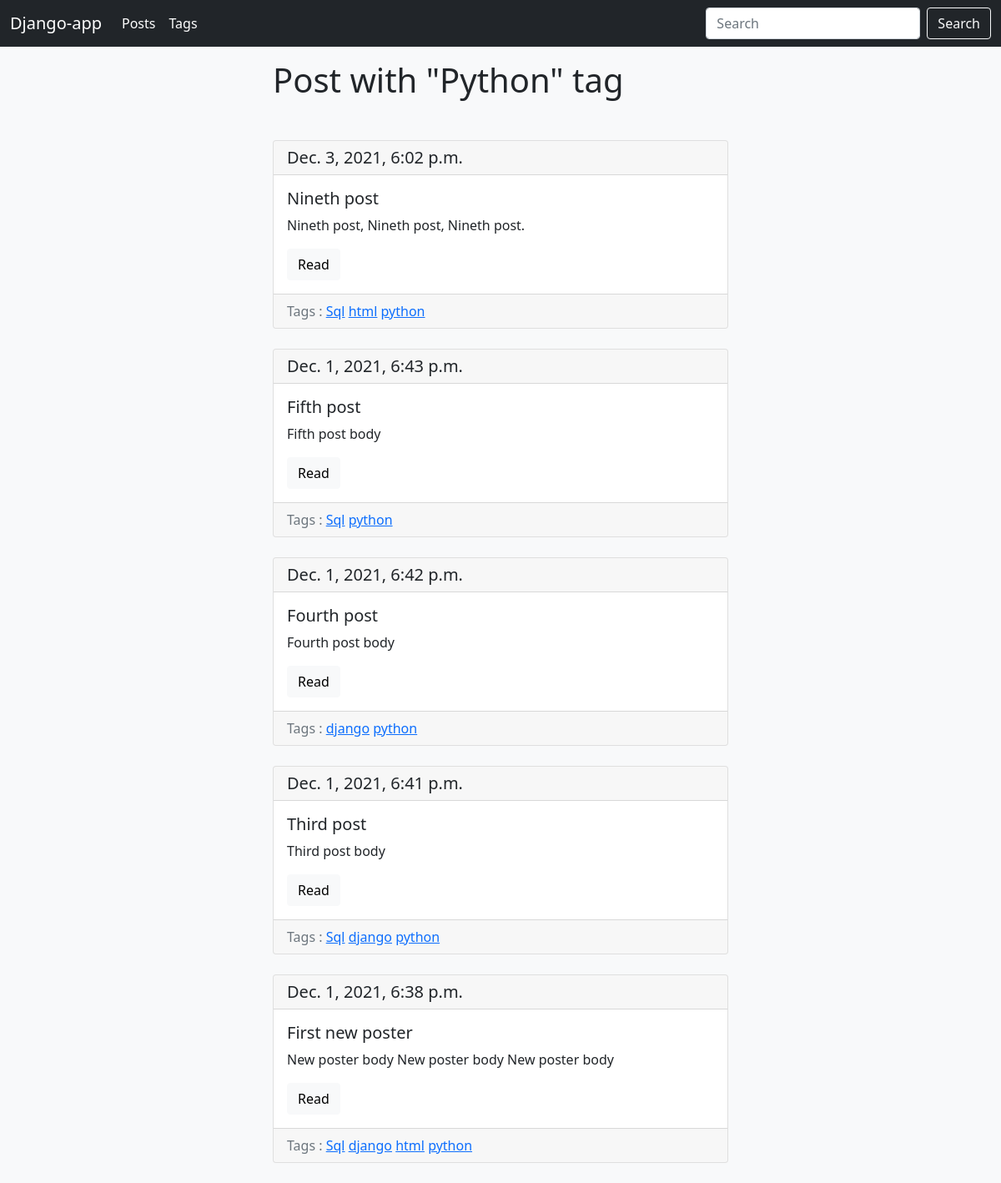
Screenshot of /blog/tag/python/ with the database file from the repository.
### blog/models.py (models this page shows, shortened)
class Tag(models.Model):
    title = models.CharField(max_length=50)
    slug = models.SlugField(max_length=50, unique=True)
    def get_absolute_url(self):
        return reverse('tag_detail_url', kwargs={'slug': self.slug})
    class Meta:
        ordering = ['title']

class Post(models.Model):
    title = models.CharField(max_length=150, db_index=True)
    slug = models.SlugField(max_length=150, blank=True, unique=True)
    body = models.TextField(blank=True, db_index=True)
    date_pub = models.DateTimeField(auto_now_add=True)
    tags = models.ManyToManyField('Tag', blank=True, related_name='posts')
    def get_absolute_url(self):
        return reverse('post_detail_url', kwargs={'slug': self.slug})
    class Meta:
        ordering = ['-date_pub']

### blog/views.py (the view)
# urls.py: path('tag/<str:slug>/', TagDetail.as_view(), name='tag_detail_url'),
class TagDetail(ObjectDetailMixin, View):
    model = Tag
    template = 'blog/tag_detail.html'

### blog/utils.py (called while the page is built)
    def get(self, request, slug):
        obj = get_object_or_404(self.model, slug__iexact=slug)
        return render(request, self.template, context={self.model.__name__.lower(): obj, 'admin_object': obj, 'detail': True})

### blog/templates/blog/tag_detail.html (shortened to what this page needs)
{% extends 'blog/base_blog.html' %}
{% block content %}
  <h1 class="mb-5">
    Post with "{{ tag.title|title }}" tag
  </h1>
  {% for post in tag.posts.all %}
    {% include 'blog/includes/post_card_template.html' %}
  {% endfor %}
{% endblock %}

### blog/templates/blog/base_blog.html (shortened to what this page needs)
{% extends 'base.html' %}

### templates/base.html (shortened to what this page needs)
{% load static %}
<!DOCTYPE html>
<html lang="en">
 <head>
  <link href="https://cdn.jsdelivr.net/npm/bootstrap@5.1.3/dist/css/bootstrap.min.css" rel="stylesheet">
  <link rel="stylesheet" href="{% static 'css/styles.css' %}">
 </head>
 <body class="bg-light">
   <nav class="navbar navbar-expand-lg navbar-dark bg-dark">
    <div class="container-fluid">
      <a class="navbar-brand" href="#">Django-app</a>
      <div class="collapse navbar-collapse" id="navbarSupportedContent">
        <ul class="navbar-nav me-auto mb-2 mb-lg-0">
          <li class="nav-item">
            <a class="nav-link active" aria-current="page" href="{% url 'posts_list_url' %}">Posts</a>
          </li>
          <li class="nav-item">
            <a class="nav-link active" href="{% url 'tags_list_url' %}">Tags</a>
          </li>
        </ul>
        <form class="d-flex" action="{% url 'posts_list_url' %}">
          <input class="form-control me-2" type="search" placeholder="Search" aria-label="Search" name="search">
          <button class="btn btn-outline-light" type="submit">Search</button>
        </form>
      </div>
    </div>
  </nav>
  <div class="container mt-3">
    <div class="row">
      <div class="col-6 offset-md-3">
        {% block content %}{% endblock %}
      </div>
    </div>
  </div>
 </body>
</html>

### blog/templates/blog/includes/post_card_template.html
<div class="card mb-4">
  <h5 class="card-header">{{ post.date_pub }}</h5>
  <div class="card-body">
    <h5 class="card-title">{{ post.title }}</h5>
    <p class="card-text">{{ post.body|truncatewords:15 }}</p>
    <a href="{{ post.get_absolute_url }}" class="btn btn-light">Read</a>
  </div>
  <div class="card-footer text-muted">
    Tags :
    {% for tag in post.tags.all %}
        <a href="{{ tag.get_absolute_url }}">{{ tag.title }}</a>
    {% endfor %}
  </div>
</div>

### rows the page displays
Tag: title "Python", title "python"
Post: date_pub "Dec. 3, 2021, 6:02 p.m.", title "Nineth post", body "Nineth post, Nineth post, Nineth post."
Tag: title "Sql"
Tag: title "html"
Post: date_pub "Dec. 1, 2021, 6:43 p.m.", title "Fifth post", body "Fifth post body"
Post: date_pub "Dec. 1, 2021, 6:42 p.m.", title "Fourth post", body "Fourth post body"
Tag: title "django"
Post: date_pub "Dec. 1, 2021, 6:41 p.m.", title "Third post", body "Third post body"
Post: date_pub "Dec. 1, 2021, 6:38 p.m.", title "First new poster", body "New poster body New poster body New poster body"
